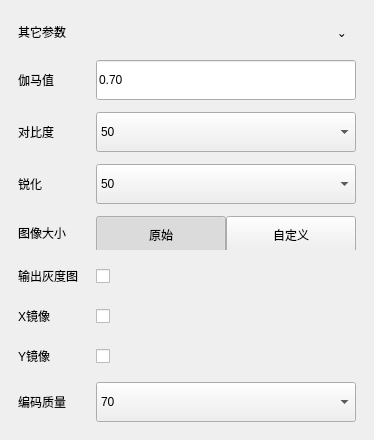
                  <widget class="QFrame" name="otherParamsCard">
                   <property name="frameShape">
                    <enum>QFrame::NoFrame</enum>
                   </property>
                   <property name="card" stdset="0">
                    <bool>true</bool>
                   </property>
                   <layout class="QVBoxLayout" name="verticalLayout_otherParamsCard">
                    <property name="spacing">
                     <number>14</number>
                    </property>
                    <property name="leftMargin">
                     <number>18</number>
                    </property>
                    <property name="topMargin">
                     <number>18</number>
                    </property>
                    <property name="rightMargin">
                     <number>18</number>
                    </property>
                    <property name="bottomMargin">
                     <number>18</number>
                    </property>
                    <item>
                     <widget class="QFrame" name="otherParamsCardHeaderFrame">
                      <property name="frameShape">
                       <enum>QFrame::NoFrame</enum>
                      </property>
                      <layout class="QHBoxLayout" name="horizontalLayout_otherParamsCardHeader">
                       <property name="spacing">
                        <number>0</number>
                       </property>
                       <property name="leftMargin">
                        <number>0</number>
                       </property>
                       <property name="topMargin">
                        <number>0</number>
                       </property>
                       <property name="rightMargin">
                        <number>0</number>
                       </property>
                       <property name="bottomMargin">
                        <number>0</number>
                       </property>
                       <item>
                        <widget class="QLabel" name="otherParamsCardTitleLabel">
                         <property name="text">
                          <string>其它参数</string>
                         </property>
                         <property name="cardTitle" stdset="0">
                          <bool>true</bool>
                         </property>
                        </widget>
                       </item>
                       <item>
                        <spacer name="horizontalSpacer_otherParamsCardHeader">
                         <property name="orientation">
                          <enum>Qt::Horizontal</enum>
                         </property>
                         <property name="sizeHint" stdset="0">
                          <size>
                           <width>40</width>
                           <height>20</height>
                          </size>
                         </property>
                        </spacer>
                       </item>
                       <item>
                        <widget class="QToolButton" name="otherParamsCardCollapseButton">
                         <property name="minimumSize">
                          <size>
                           <width>28</width>
                           <height>28</height>
                          </size>
                         </property>
                         <property name="text">
                          <string>⌄</string>
                         </property>
                         <property name="autoRaise">
                          <bool>true</bool>
                         </property>
                        </widget>
                       </item>
                      </layout>
                     </widget>
                    </item>
                    <item>
                     <widget class="QFrame" name="otherParamsFormFrame">
                      <property name="frameShape">
                       <enum>QFrame::NoFrame</enum>
                      </property>
                      <layout class="QGridLayout" name="gridLayout_otherParams">
                       <property name="leftMargin">
                        <number>0</number>
                       </property>
                       <property name="topMargin">
                        <number>0</number>
                       </property>
                       <property name="rightMargin">
                        <number>0</number>
                       </property>
                       <property name="bottomMargin">
                        <number>0</number>
                       </property>
                       <property name="horizontalSpacing">
                        <number>18</number>
                       </property>
                       <property name="verticalSpacing">
                        <number>12</number>
                       </property>
                       <item row="0" column="0">
                        <widget class="QLabel" name="gammaLabel">
                         <property name="text">
                          <string>伽马值</string>
                         </property>
                         <property name="formLabel" stdset="0">
                          <bool>true</bool>
                         </property>
                        </widget>
                       </item>
                       <item row="0" column="1">
                        <widget class="QLineEdit" name="gammaLineEdit">
                         <property name="minimumSize">
                          <size>
                           <width>260</width>
                           <height>40</height>
                          </size>
                         </property>
                         <property name="text">
                          <string>0.70</string>
                         </property>
                        </widget>
                       </item>
                       <item row="1" column="0">
                        <widget class="QLabel" name="contrastLabel">
                         <property name="text">
                          <string>对比度</string>
                         </property>
                         <property name="formLabel" stdset="0">
                          <bool>true</bool>
                         </property>
                        </widget>
                       </item>
                       <item row="1" column="1">
                        <widget class="QComboBox" name="contrastComboBox">
                         <property name="minimumSize">
                          <size>
                           <width>260</width>
                           <height>40</height>
                          </size>
                         </property>
                         <item>
                          <property name="text">
                           <string>50</string>
                          </property>
                         </item>
                        </widget>
                       </item>
                       <item row="2" column="0">
                        <widget class="QLabel" name="sharpenLabel">
                         <property name="text">
                          <string>锐化</string>
                         </property>
                         <property name="formLabel" stdset="0">
                          <bool>true</bool>
                         </property>
                        </widget>
                       </item>
                       <item row="2" column="1">
                        <widget class="QComboBox" name="sharpenComboBox">
                         <property name="minimumSize">
                          <size>
                           <width>260</width>
                           <height>40</height>
                          </size>
                         </property>
                         <item>
                          <property name="text">
                           <string>50</string>
                          </property>
                         </item>
                        </widget>
                       </item>
                       <item row="3" column="0">
                        <widget class="QLabel" name="imageSizeLabel">
                         <property name="text">
                          <string>图像大小</string>
                         </property>
                         <property name="formLabel" stdset="0">
                          <bool>true</bool>
                         </property>
                        </widget>
                       </item>
                       <item row="3" column="1">
                        <widget class="QFrame" name="imageSizeSegmentFrame">
                         <property name="minimumSize">
                          <size>
                           <width>212</width>
                           <height>34</height>
                          </size>
                         </property>
                         <property name="maximumSize">
                          <size>
                           <width>16777215</width>
                           <height>34</height>
                          </size>
                         </property>
                         <property name="frameShape">
                          <enum>QFrame::NoFrame</enum>
                         </property>
                         <property name="segmented" stdset="0">
                          <bool>true</bool>
                         </property>
                         <layout class="QHBoxLayout" name="horizontalLayout_imageSizeSegmentFrame">
                          <property name="spacing">
                           <number>0</number>
                          </property>
                          <property name="leftMargin">
                           <number>0</number>
                          </property>
                          <property name="topMargin">
                           <number>0</number>
                          </property>
                          <property name="rightMargin">
                           <number>0</number>
                          </property>
                          <property name="bottomMargin">
                           <number>0</number>
                          </property>
                          <item>
                           <widget class="QPushButton" name="imageOriginalButton">
                            <property name="minimumSize">
                             <size>
                              <width>106</width>
                              <height>38</height>
                             </size>
                            </property>
                            <property name="text">
                             <string>原始</string>
                            </property>
                            <property name="checkable">
                             <bool>true</bool>
                            </property>
                            <property name="checked">
                             <bool>true</bool>
                            </property>
                           </widget>
                          </item>
                          <item>
                           <widget class="QPushButton" name="imageCustomButton">
                            <property name="minimumSize">
                             <size>
                              <width>106</width>
                              <height>38</height>
                             </size>
                            </property>
                            <property name="text">
                             <string>自定义</string>
                            </property>
                            <property name="checkable">
                             <bool>true</bool>
                            </property>
                           </widget>
                          </item>
                         </layout>
                        </widget>
                       </item>
                       <item row="4" column="0">
                        <widget class="QLabel" name="grayOutputLabel">
                         <property name="text">
                          <string>输出灰度图</string>
                         </property>
                         <property name="formLabel" stdset="0">
                          <bool>true</bool>
                         </property>
                        </widget>
                       </item>
                       <item row="4" column="1">
                        <widget class="QCheckBox" name="grayOutputCheckBox">
                         <property name="minimumSize">
                          <size>
                           <width>58</width>
                           <height>28</height>
                          </size>
                         </property>
                         <property name="text">
                          <string/>
                         </property>
                        </widget>
                       </item>
                       <item row="5" column="0">
                        <widget class="QLabel" name="xMirrorLabel">
                         <property name="text">
                          <string>X镜像</string>
                         </property>
                         <property name="formLabel" stdset="0">
                          <bool>true</bool>
                         </property>
                        </widget>
                       </item>
                       <item row="5" column="1">
                        <widget class="QCheckBox" name="xMirrorCheckBox">
                         <property name="minimumSize">
                          <size>
                           <width>58</width>
                           <height>28</height>
                          </size>
                         </property>
                         <property name="text">
                          <string/>
                         </property>
                        </widget>
                       </item>
                       <item row="6" column="0">
                        <widget class="QLabel" name="yMirrorLabel">
                         <property name="text">
                          <string>Y镜像</string>
                         </property>
                         <property name="formLabel" stdset="0">
                          <bool>true</bool>
                         </property>
                        </widget>
                       </item>
                       <item row="6" column="1">
                        <widget class="QCheckBox" name="yMirrorCheckBox">
                         <property name="minimumSize">
                          <size>
                           <width>58</width>
                           <height>28</height>
                          </size>
                         </property>
                         <property name="text">
                          <string/>
                         </property>
                        </widget>
                       </item>
                       <item row="7" column="0">
                        <widget class="QLabel" name="encodeQualityLabel">
                         <property name="text">
                          <string>编码质量</string>
                         </property>
                         <property name="formLabel" stdset="0">
                          <bool>true</bool>
                         </property>
                        </widget>
                       </item>
                       <item row="7" column="1">
                        <widget class="QComboBox" name="encodeQualityComboBox">
                         <property name="minimumSize">
                          <size>
                           <width>260</width>
                           <height>40</height>
                          </size>
                         </property>
                         <item>
                          <property name="text">
                           <string>70</string>
                          </property>
                         </item>
                        </widget>
                       </item>
                      </layout>
                     </widget>
                    </item>
                   </layout>
                  </widget>
